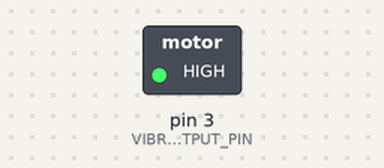
The sketch below on a simulated Arduino Uno, built with avr-gcc and run on an emulated ATmega328P. On the bench: switched loads named in the sketch (green lamp = pin HIGH). Dashed ring = blinking.

Above: at 0.5 s.
Timing chart, 0 to 4.6 s (numbered marks = the images above):
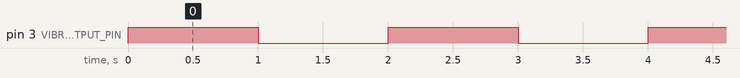

Measured:
- by itself, pin 3 (VIBROMOTOR_OUTPUT_PIN): alternates HIGH for 1.0 s and LOW for 1.0 s

The sketch:

vibromotor_demo.ino
```cpp
const int VIBROMOTOR_OUTPUT_PIN = 3;

void setup() {
  pinMode(VIBROMOTOR_OUTPUT_PIN, OUTPUT);
}

void loop() {
  digitalWrite(VIBROMOTOR_OUTPUT_PIN, HIGH);
  digitalWrite(LED_BUILTIN, HIGH);
  delay(1000);
  digitalWrite(VIBROMOTOR_OUTPUT_PIN, LOW);
  digitalWrite(LED_BUILTIN, LOW);
  delay(1000);
}
```
